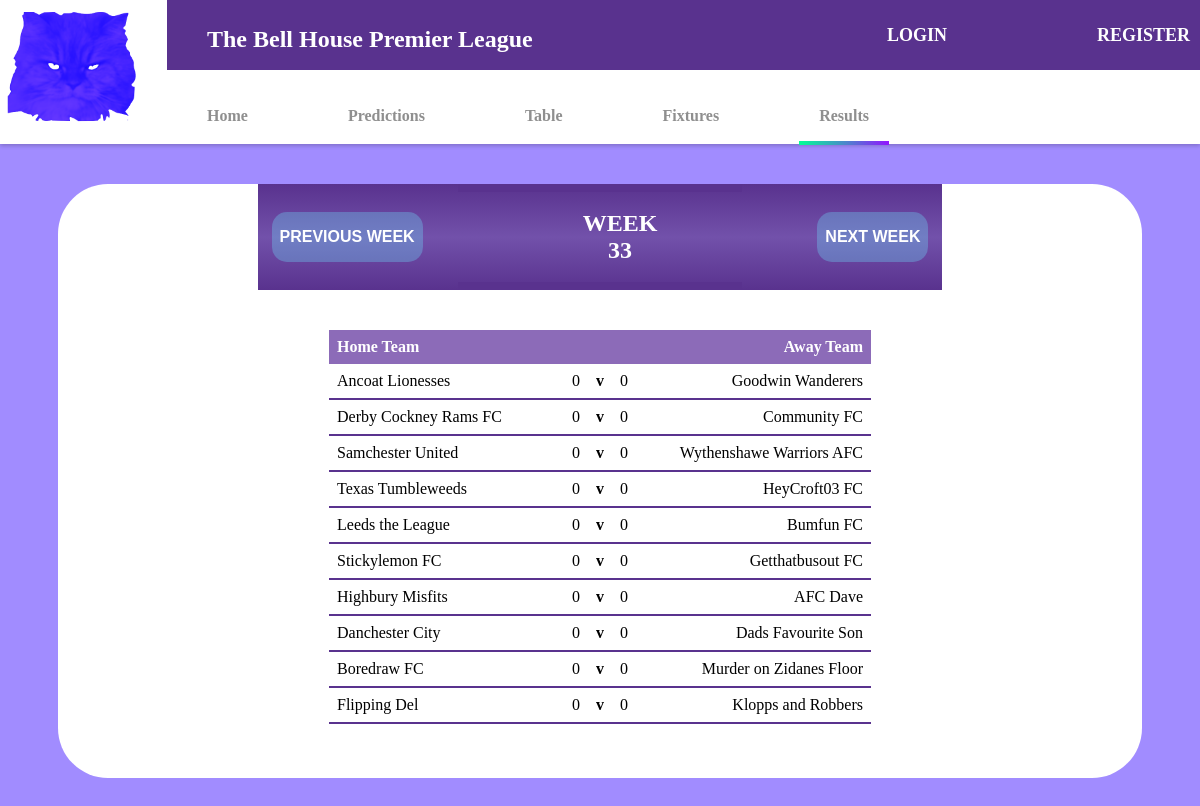
The app's page /results with its own data.
### tables this page shows
CREATE TABLE "playerFixtures" (
	gameID INTEGER,
	homeUser TEXT,
	awayUser TEXT,
	week INTEGER,
	userHome INTEGER
, homeGoals INT, awayGoals INT, goalDifference INTEGER, awayPoints, homePoints);

### app.py (the view)
@app.route('/results')
def results():
	username = None
	if 'username' in session:
		username = session['username']
	results = getResultList()
	return render_template('results.html', username = username, results = results, weekUpdater = weekUpdater, week=week)

### app.py (called while the page is built)
def getDatabase():
	db = getattr(g, '_database', None)
	if db is None:
		db = g._database = sqlite3.connect(DATABASE)
	return db

@app.teardown_appcontext
def close_connection(exception):
	db = getattr(g, '_database', None)
	if db is not None:
		db.close()

def getResultList():
	conn = getDatabase()
	cursor = conn.cursor()
	global week
	global weekUpdater
	print("Mr Sam look: ", weekUpdater)
	getResults = ("""
		SELECT homeUser, homeGoals, awayGoals, awayUser
		FROM playerFixtures
		WHERE week = ?
	""")
	try:
		cursor.execute(getResults,((((weekUpdater - actualWeek)),)))
		unupdatedresults = cursor.fetchall()
		results=[]
		for unupdatedresult in unupdatedresults:
			homeGoals = unupdatedresult[1] if unupdatedresult[1] is not None else 0
			awayGoals = unupdatedresult[2] if unupdatedresult[2] is not None else 0
			result = (unupdatedresult[0], homeGoals, awayGoals, unupdatedresult[3])
			results.append(result)
		return results
	except Exception as e:
		print("Error fetching results: ", e)
		return None

### templates/results.html (shortened to what this page needs)
<!DOCTYPE HTML>
<html lang = "en">
<head>
	<link rel="stylesheet" href="{{ url_for('static', filename='stylesheet.css') }}">
</head>
<body>
	<div class='scrolldown-container'>
		<div class="imageContainerHomeScroller">
			<img src="static/logo.png" alt="Main Logo">
		</div>
		<div class="contentContainer">
			<div class="topStuffLad">
				<div class='title'>
					<h1 class='logo'><a href='/' class='logo-link'>The Bell House Premier League</a></h1>
				</div>
				<div class="helloThere">
					<div class="homepageTest">
						{% if 'username' in session %}
							<div class='usergreeting'>
								<h2 class='middling'>WELCOME {{ username.upper() }}</h2>
							</div>
							<div class='logout'>
								<h2 class='loginlink'><a href='/logout' class='toplinkz'>LOGOUT</a></h2>
							</div>
						{% else %}
						<div class='registration'>
							<h2 class='loginlink'><a href='/login-page' class='toplinkz'>LOGIN</a></h2>
							<h2 class='loginlink'><a href='/registration-page' class='toplinkz'>REGISTER</a></h2>
						</div>
						{% endif %}
					</div>
				</div>
			</div>
			<div class="bottomStuff">
				<h2 class="registerlink"><a href='/'>Home</a></h2>
				{% if 'username' in session %}
				<h2 class="registerlink"><a href='/predict'>Predictions</a></h2>
				{% else %}
				<h2 class="registerlink"><a href='/login-page'>Predictions</a></h2>
				{% endif %}
				{% if 'username' in session %}
				<h2 class="registerlink"><a href='/leagueTable'>Table</a></h2>
				{% else %}
				<h2 class="registerlink"><a href='/login-page'>Table</a></h2>
				{% endif %}
				{% if 'username' in session %}
				<h2 class="registerlink"><a href='/fixtures'>Fixtures</a></h2>
				{% else %}
				<h2 class="registerlink"><a href='/login-page'>Fixtures</a></h2>
				{% endif %}
				{% if 'username' in session %}
				<h2 class="activelink"><a href='/results'>Results</a></h2>
				{% else %}
				<h2 class="activelink"><a href='/login-page'>Results</a></h2>
				{% endif %}
			</div>
		</div>
	</div>
	<br>
	<br>
	<br>
	<br>
	<br>
	<br>
	<br>
	<div class="everything-container">
		<div class='miniHeader'>
			<div class='headingLine'></div>
			<br>
			<div class='weekchanger'>
				<button style='color:white;' onclick="minusResultWeek()" class='weekbuttons'>PREVIOUS WEEK</button>
				<h2 class='weeknumber'>WEEK {{ weekUpdater }}</h2>
				<button style='color:white;' onclick="addResultWeek()" class='weekbuttons'>NEXT WEEK</button>
			</div>
			<br>
			<div class='headingLine'></div>
		</div>
		<div class="table-container">
			<table>
				<thead>
					<tr>
						<th style='width:300px; text-align:left; border: none;'>Home Team</th>
						<th style='width:fit-content; border: none;'></th>
						<th style='width:fit-content; border: none;'></th>
                        <th style='width:fit-content; border: none;'></th>
						<th style='width:300px; text-align:right; border: none;'>Away Team</th>
					</tr>
				</thead>
				<tbody>
					{% for result in results %}
					<tr >
						<td style='text-align: left; border:none; border-bottom: 2px solid #59328E;'>{{ result[0] }}</td>
						<td style='text-align: left; border:none; border-bottom: 2px solid #59328E;'>{{ result[1] }}</td>
                        <td style='text-align: center; font-weight:bold; border:none; border-bottom: 2px solid #59328E;'>v</td>
                        <td style='text-align: right; border:none; border-bottom: 2px solid #59328E;'>{{ result[2] }}</td>
						<td style='text-align: right; border:none; border-bottom: 2px solid #59328E;'>{{ result[3] }}</td>
					</tr>
					{% endfor %}
				</tbody>
			</table>
		</div>
		<br>
		<br>
		<br>
	</div>

### static/stylesheet.css (style rules this page uses)
body { background-color: #a18cff; }
.logo { font-family: Tahoma; color: white; text-decoration: none; font-size:24px }
.registration { display:flex; font-size:12px; }
.helloThere { font-size:12px; }
.title { margin-right:auto; }
.activelink a { color:rgba(115, 115, 115,0.8); font-family: Tahoma; font-size:16px; padding:20px; margin-right:30px; margin-left:30px; text-decoration: none; position:relative; }
.activelink a::after { content:''; position:absolute; left:0; bottom:-1.5px; width:100%; height:4px; background:linear-gradient(to right, rgb(1, 255, 149), rgb(146, 21, 255)); }
.registerlink a { color:rgba(115, 115, 115,0.8); font-family: Tahoma; font-size:16px; padding:20px; margin-right:30px; margin-left:30px; text-decoration: none; position:relative; }
.registerlink a::after { content:''; position:absolute; left:0; bottom:-1.5px; width:100%; height:0; background:linear-gradient(to right, rgb(1, 255, 149), rgb(146, 21, 255)); visibility:hidden; transition: visibility 0s, height 0.3s ease; }
.table-container table { max-height: 300px; overflow: auto; padding: 20px; font-family: Tahoma; border-collapse: collapse; padding: 20px; margin: 0 auto; width:50%; margin-top:40px; }
.table-container td, .table-container th { border: 3px solid purple; padding: 8px; text-align: left; }
.table-container th { background-color: #8C6BB8; text-align: center; color:white; }
.everything-container { background-color: white; margin-top: 250px; border-radius: 50px; margin:50px; }
.logo-link { text-decoration: none; color: white; font-family: Tahoma; padding: 30px; text-align: center; transition:3s ease; }
.headingLine { border-bottom: 8px solid #59328E; margin-left:200px; margin-right:200px; }
.table-container { flex:1; }
.weekchanger { display:flex; text-align: center; font-family: tahoma; color:#59328E; justify-content: center; align-items: center; }
.miniHeader { background:linear-gradient(to bottom, #59328E, rgba( 89, 50, 142, 0.75),#59328E); }
.weekbuttons { background-color:rgba(110, 229, 255,0.3); width:200px; font-size:16px; font-weight:bolder; height:50px; border-radius: 15px; border-color:transparent; transition:2s ease; justify-content: center; margin:0 80px; white-space: nowrap; }
.weeknumber { margin:0 80px; text-align: center; justify-content: center; color:white; }
.miniHeader { background-color: rgba(161, 140, 255, 0.7); margin-left:200px; margin-right:200px; }
.scrolldown-container { position: fixed; top: 0; left: 0; width: 100%; background-color: white; padding: 0px; z-index: 999; display:flex; transition: background-color 2s ease; transition-duration: 2s; box-shadow: 0 2px 4px rgba(0,0,0,0.2); }
.scrolldown-container img { height:140px; }
.contentContainer { display:flex; flex-direction: column; flex-grow: 1; }
.topStuffLad { background-color:#59328E; padding:10px; height:50px; display:flex; margin-left:20px; }
.bottomStuff { display:flex; background-color: white; padding:10px; height: 50px; }
.toplinkz { font-size:18px; text-decoration: none; color:rgb(255, 255, 255); font-family: Tahoma; padding-left:150px; }
.homepageTest { display:flex; }

### records on screen
playerFixtures: homeUser "Ancoat Lionesses", result "0", awayUser "Goodwin Wanderers"
playerFixtures: homeUser "Derby Cockney Rams FC", result "0", awayUser "Community FC"
playerFixtures: homeUser "Samchester United", result "0", awayUser "Wythenshawe Warriors AFC"
playerFixtures: homeUser "Texas Tumbleweeds", result "0", awayUser "HeyCroft03 FC"
playerFixtures: homeUser "Leeds the League", result "0", awayUser "Bumfun FC"
playerFixtures: homeUser "Stickylemon FC", result "0", awayUser "Getthatbusout FC"
playerFixtures: homeUser "Highbury Misfits", result "0", awayUser "AFC Dave"
playerFixtures: homeUser "Danchester City", result "0", awayUser "Dads Favourite Son"
playerFixtures: homeUser "Boredraw FC", result "0", awayUser "Murder on Zidanes Floor"
playerFixtures: homeUser "Flipping Del", result "0", awayUser "Klopps and Robbers"

### other values on screen
{{ weekUpdater }} "33"
